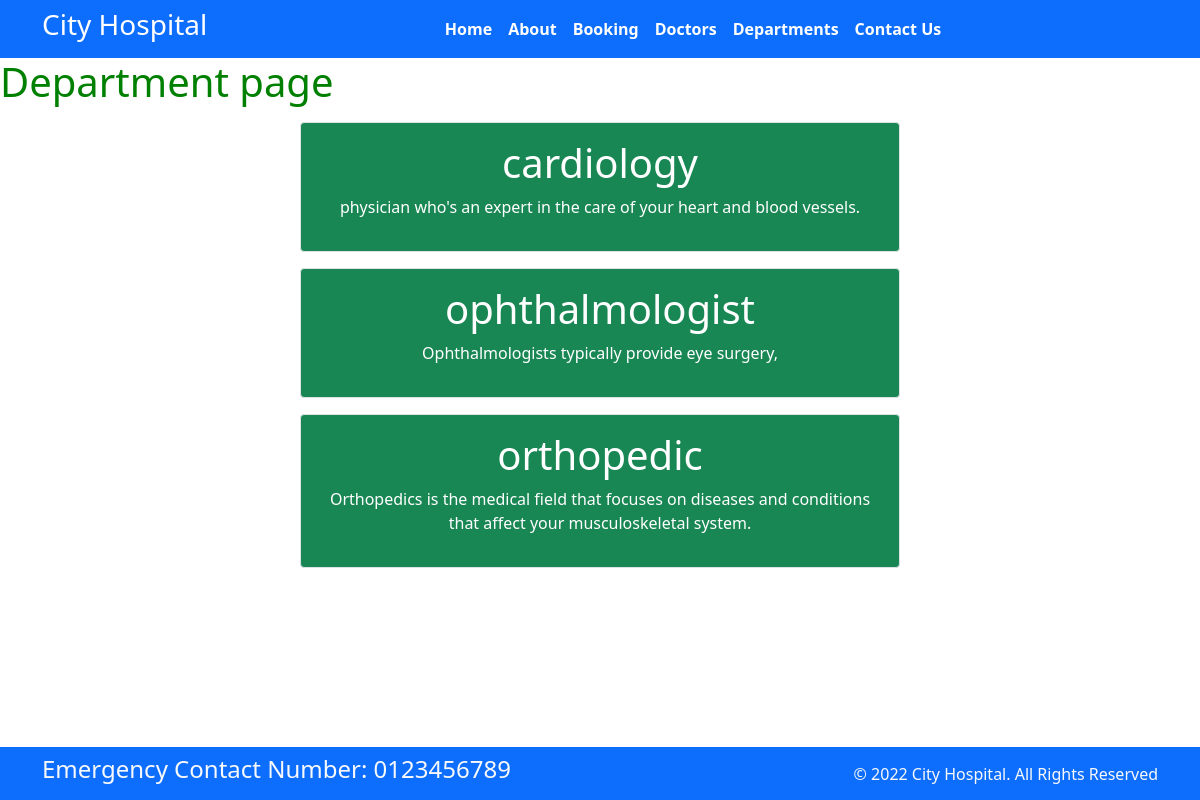
Page /department/ on the committed database.
### myapp/models.py (models this page shows, shortened)
class Department(models.Model):
    dep_name=models.CharField(max_length=255)
    dep_description=models.TextField(max_length=255)

### myapp/views.py (the view)
# urls.py: path('department/', views.department, name="department"),
def department(request):
    dict_dep={
        'dept':Department.objects.all()
    }
    return render(request,"department.html",dict_dep)

### templates/department.html (shortened to what this page needs)
<!DOCTYPE html>
{% extends "navbar.html" %}
        {% block content%}
        <h1 style="color:green">Department page</h1>
        {% for d in dept %}
        <div class="mx-auto w-50 bg-success text-center text-white p-3 my-3 border warning rounded">
            <h1>{{d.dep_name}}</h1>
            <p>{{d.dep_description}}</p>
        </div>
        {% endfor %}
         {%endblock%}

### rows in the picture
Department: dep_name "cardiology", dep_description "physician who's an expert in the care of your heart and blood vessels."
Department: dep_name "ophthalmologist", dep_description "Ophthalmologists typically provide eye surgery,"
Department: dep_name "orthopedic", dep_description "Orthopedics is the medical field that focuses on diseases and conditions that affect your musculoskeletal system."
